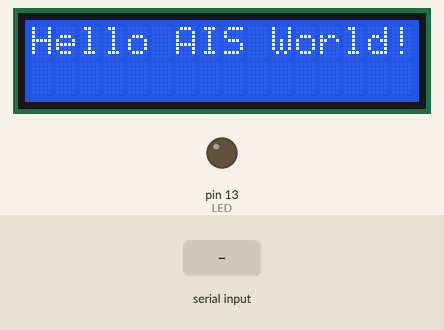
Simulated run of this sketch. Board: Arduino Uno, built with avr-gcc and run on an emulated ATmega328P. Shown: 16×2 character LCD, output pins drawn as LEDs (lit = HIGH). Inputs (shaded band) come from the test bench. What the sketch prints to the serial monitor is not drawn.

Above: at 0.1 s.
At 2.2 s:
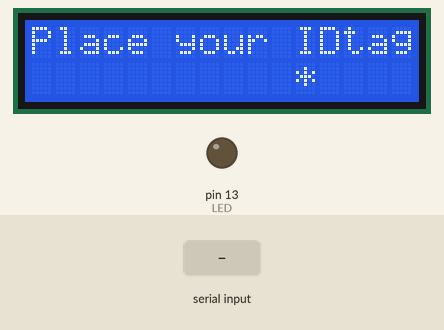
2.3 s: "1" received over the second serial link
At 9.64 s:
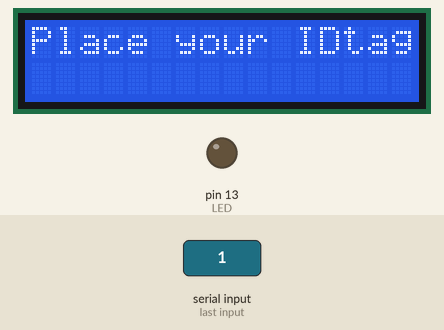
Timing chart, 0 to 10.1 s (numbered marks = the images above; inputs shaded):
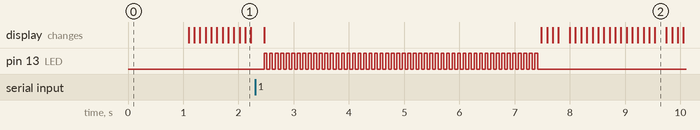

The sketch:

SimpleRFID125_1602.ino
```cpp
#include <SoftwareSerial.h>
#include <Wire.h>
#include <hd44780.h>
#include <hd44780ioClass/hd44780_I2Cexp.h> // include i/o class header

SoftwareSerial RFID(2, 3); // RX and TX

int data1 = 0;
int ok = -1;
int LED = 13;
int y = 0;

int tag1[14] = {2,48,49,48,70,65,66,49,70,52,50,70,55,3};
// this translates to STX 010FAB1F42F7 ETX - just 12 bytes of text
// the barcode on the back is E0817039 with
// E - expat
// 08 - August  month of employment start
// 17 - 2017    year of employment start
// 039 - the 39th person starting to work in this month - 8 byte code in code128
int newtag[14] = { 0,0,0,0,0,0,0,0,0,0,0,0,0,0}; // used for read comparisons

hd44780_I2Cexp lcd; // declare lcd object: auto locate & config display for hd44780 chip

void setup()
{
  RFID.begin(9600);    // start serial to RFID reader
  Serial.begin(9600);  // start serial to PC
  pinMode(LED, OUTPUT); // for status LED
  // initialize LCD with number of columns and rows:
  lcd.begin(16, 2);

  // Print a message to the LCD
  lcd.print("Hello AIS World!");
  lcd.setCursor(0,0);
  delay(1000);
  lcd.print("Place your IDtag");
}

boolean comparetag(int aa[14], int bb[14])
{
  boolean ff = false;
  int fg = 0;
  for (int cc = 0 ; cc < 14 ; cc++)
  {
    if (aa[cc] == bb[cc])
    {
      fg++;
    }
  }
  if (fg == 14)
  {
    ff = true;
  }
  return ff;
}

void checkmytags() // compares each tag against the tag just read
{
  ok = 0; // this variable helps decision-making,
  // if it is 1 we have a match, zero is a read but no match,
  // -1 is no read attempt made
  if (comparetag(newtag, tag1) == true)
  {
    ok++;
  }
}

void readTags()
{
  ok = -1;

  if (RFID.available() > 0)
  {
    // read tag numbers
    delay(100); // needed to allow time for the data to come in from the serial buffer.

    for (int z = 0 ; z < 14 ; z++) // read the rest of the tag
    {
      data1 = RFID.read();
      newtag[z] = data1;
    }
    RFID.flush(); // stops multiple reads

    // do the tags match up?
    checkmytags();
  }

  // now do something based on tag type
  if (ok > 0) // if we had a match
  {
    Serial.println("Accepted");
    digitalWrite(LED, HIGH);
    lcd.setCursor(0, 0);
    lcd.print("  Master of the ");
    lcd.setCursor(0, 1);
    lcd.print("    MakerSpace  ");
    delay(2000);
    digitalWrite(LED, LOW);
    lcd.setCursor(0,0);
    lcd.print("Place your IDtag");
    RFID.flush(); // stops multiple reads
    ok = -1;
  }
  else if (ok == 0) // if we didn't have a match
  {
    Serial.println("Rejected");
    lcd.setCursor(0, 0);
    for (int z = 1 ; z < 14 ; z++) // print card id
    {
      lcd.print(newtag[z]);
      lcd.print(" ");
      if(z == 6) lcd.setCursor(0, 1);
    }
    for (int z = 0 ; z < 50 ; z++) // blink for 5 seconds
    {
         digitalWrite(LED, HIGH);
         delay(50);
         digitalWrite(LED, LOW);
         delay(50);
    }
    lcd.setCursor(0,0);
    lcd.print("Place your IDtag");
    RFID.flush(); // stops multiple reads
    ok = -1;
  }
}

void loop()
{
  readTags();
  lcd.setCursor(y, 1);
  lcd.print(" *");
  y++;
  delay(100);
  if( y > 16 ) y = 0 ;
}
```

Measured:
- after the input at 2.3 s, pin 13 (LED): alternates HIGH for 0.05 s and LOW for 0.05 s, 100 changes in all, then stays LOW, starting after 0.17 s; the display: first changes after 0.17 s (image 2 shows a later state)
